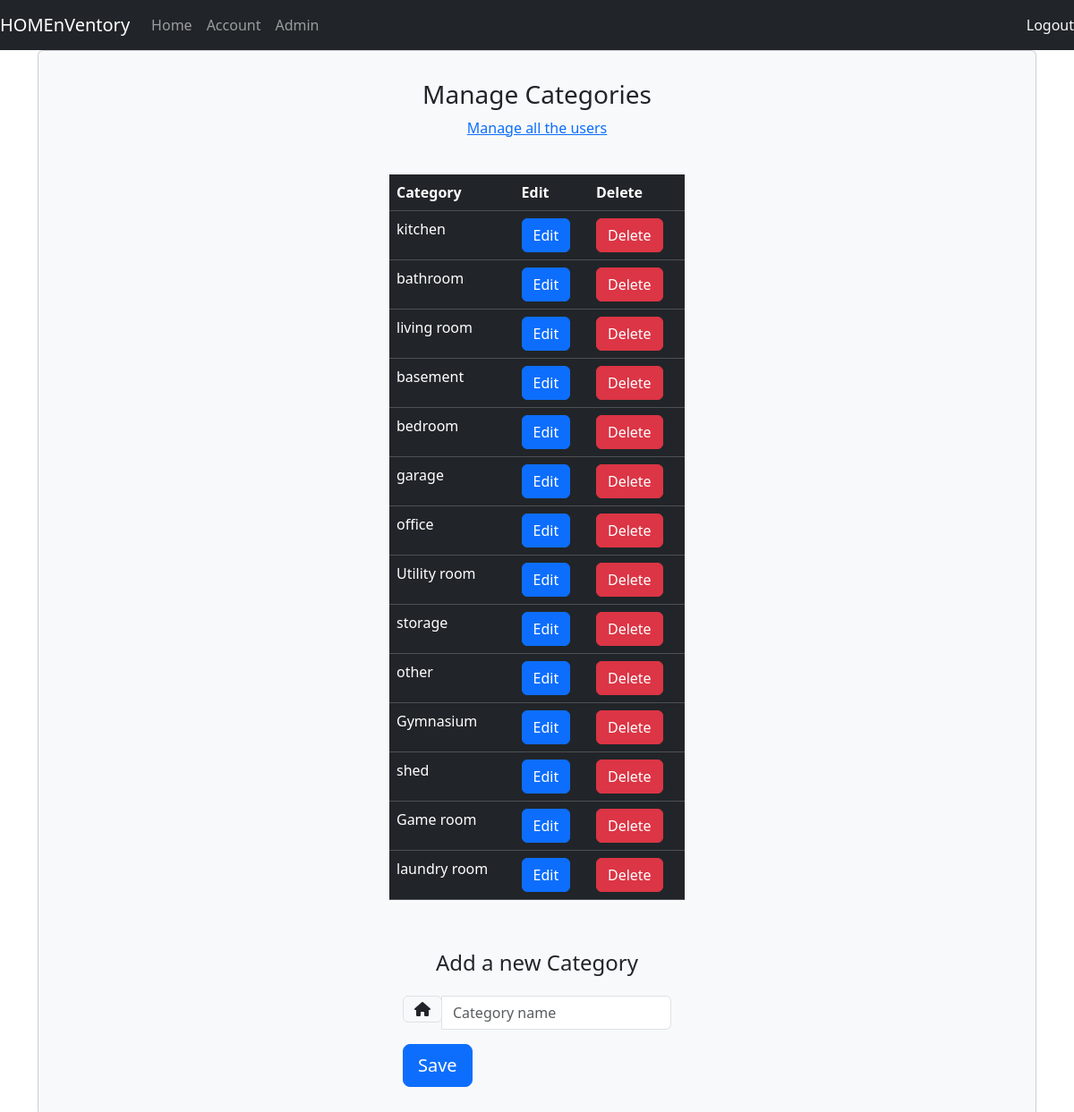
Page /manage_categories/ (signed in) on the earlier database version.
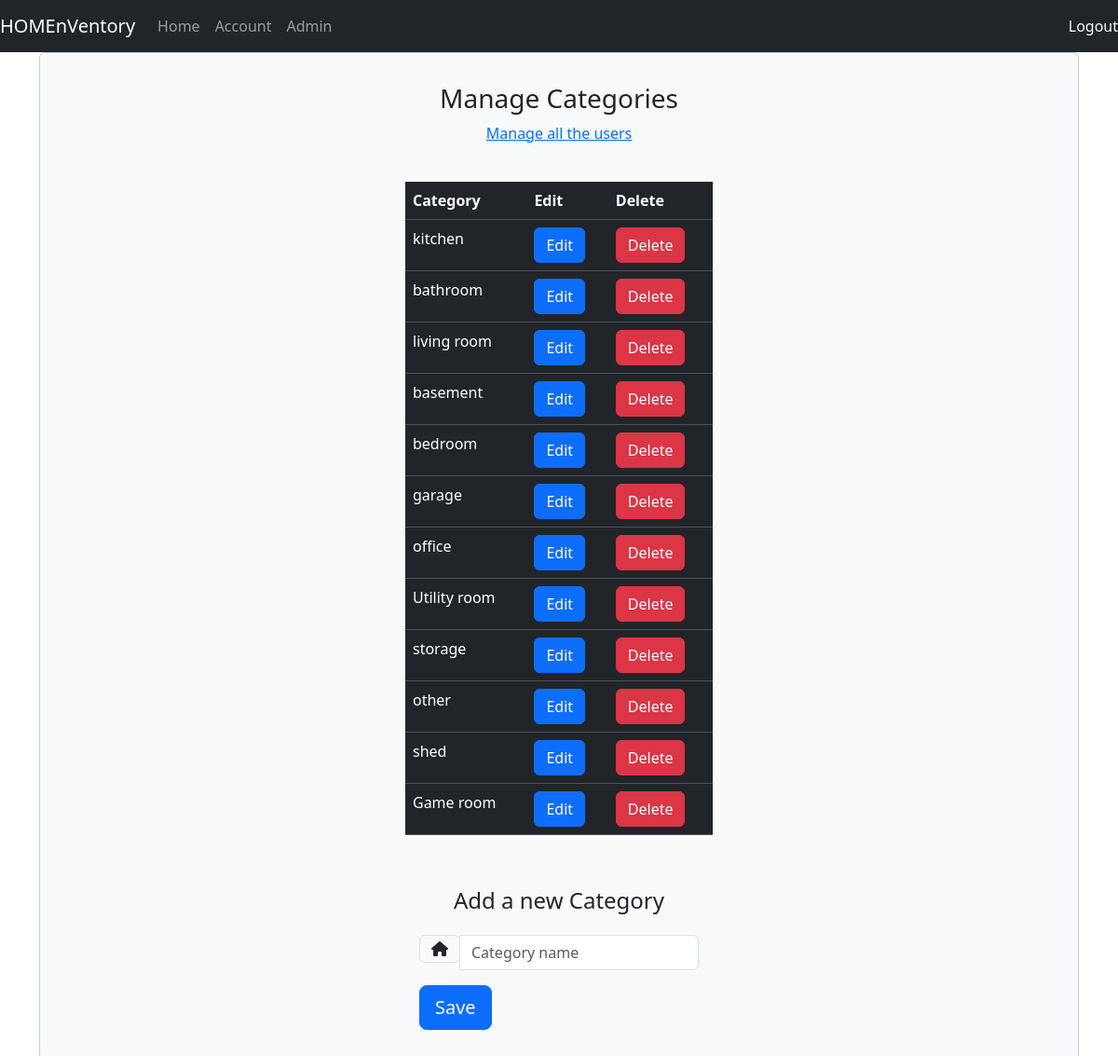
Same page on the later database version.
### inventory/models.py (models this page shows, shortened)
class Category(models.Model):
    category_name = models.CharField(max_length=25)
    class Meta:
        verbose_name = 'Category'
        verbose_name_plural = 'Categories'

### inventory/views.py (the view)
# urls.py: path('manage_categories/', views.manage_categories_view, name='manage_categories'),
def manage_categories_view(request):
    context = {}
    user = request.user
    if not user.is_authenticated:
        return redirect("login")
    if not user.is_admin:
        return redirect("index")
    categories = Category.objects.all()
    context['categories'] = categories
    form = AddCategoryForm(request.POST or None)
    if request.POST:
        if form.is_valid():
            form.save()
            category_name = form.cleaned_data.get('category_name')
            messages.success(request, 'Category added successfully')
    context['add_category_form'] = form
    return render(request, "admin/manage_categories.html", context)

### inventory/forms.py (shortened to what this page needs)
class AddCategoryForm(forms.ModelForm):
    class Meta:
        model = Category
        fields = ['category_name']

### inventory/templates/admin/manage_categories.html (shortened to what this page needs)
{% extends 'base.html' %}
{% block content %}
    <div class="container">
        <div class="card bg-light">
            <article class="card-body mx-auto" style="max-width: 400px">
                <form class="form-singin" method="post">
                    <h3 class="card-title mt-3 text-center">Manage Categories</h3>
                    <p class="text-center"><a href="{% url 'admin_management'%}">Manage all the users</a> </p>
                    <br />
                    <table class="table table-dark">
                        <thead>
                            <tr>
                                <th scope="col">Category</th>
                                <th scope="col">Edit</th>
                                <th scope="col">Delete</th>
                            </tr>
                        </thead>
                        {% for category in categories %}
                            <tr>
                                <td>{{category.category_name}}</td>
                                <td>
                                    <a class="btn btn-primary" href="{% url 'edit_category'  category.category_name %}">Edit</a>
                                </td>
                                <td>
                                    <form action="{% url 'delete_category' category.category_name  %}" method="POST" style="display: inline;">
                                        <input class="btn btn-danger" type="submit" name="Delete" value="Delete" onclick="return confirm('Are you sure you want to delete this category?')">
                                    </form>
                                </td>
                            </tr>
                        {% endfor %}
                    </table>
                    <br />
                    <h4 class="mt-3 text-center">Add a new Category</h4>
                    <form class="add-form" method="post">
                        <div class="form-group input-group text-center">
                            <div class="input-group-prepend">
                                <span class="input-group-text"> <i class="fa fa-home"></i> </span>
                            </div>
                            <input type="text" name="category_name" id="categoryName" class="form-control"
                                   placeholder="Category name" required>
                        </div>
                        <button class="btn btn-lg btn-primary btn-block" name="save_category" type="submit">Save</button>
                    </form>
                </form>
            </article>
        </div>
    </div>
{% endblock %}

Differences in the rows shown:
removed Category: category_name "Gymnasium"
removed Category: category_name "laundry room"
